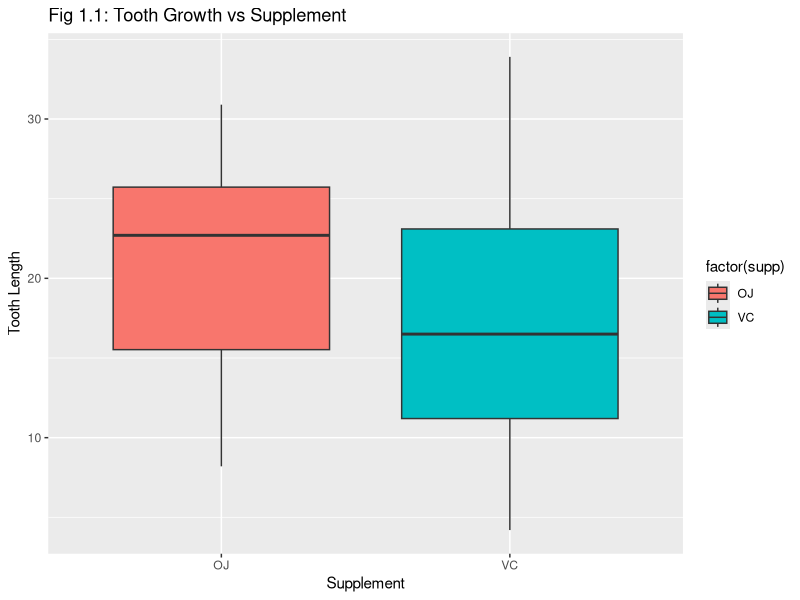
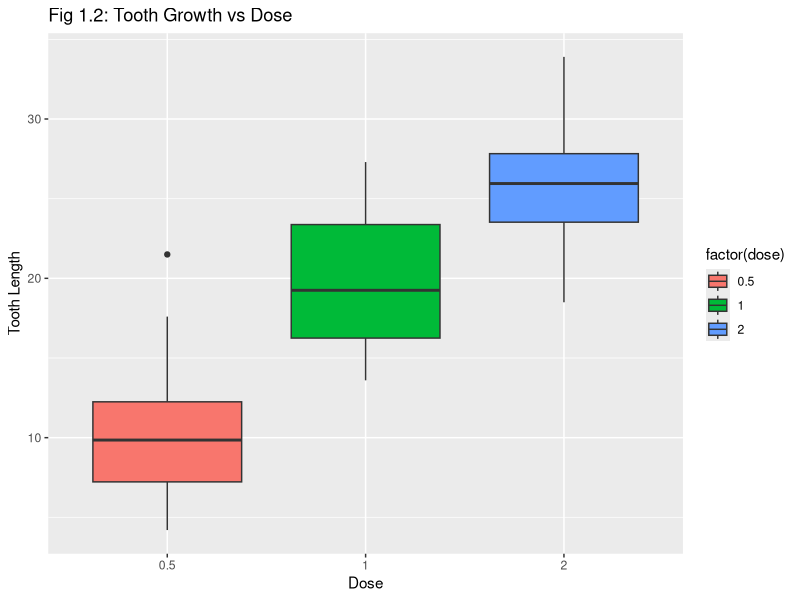
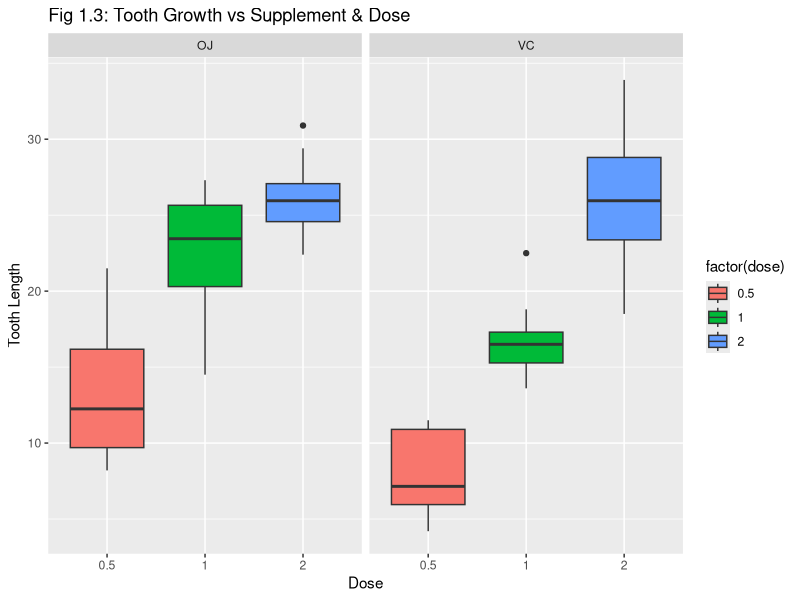

The R script that drew these images, in order:
## ---- chunk 1
    suppressWarnings(library(plyr));
    suppressWarnings(library(ggplot2));
## ---- chunk 2
    library(datasets);

#   The Effect of Dose on Tooth Growth
    g1 <- ggplot(ToothGrowth, aes(x=factor(supp), y=len, fill=factor(supp)))
    g1 <- g1 + geom_boxplot() 
    g1 <- g1 + ggtitle("Fig 1.1: Tooth Growth vs Supplement") + labs(x="Supplement", 
        y="Tooth Length")
    g1
## ---- chunk 3
#   The Effect of Dose on Tooth Growth
    g2 <- ggplot(ToothGrowth, aes(x=factor(dose), y=len, fill=factor(dose)))
    g2 <- g2 + geom_boxplot() 
    g2 <- g2 + ggtitle("Fig 1.2: Tooth Growth vs Dose") + labs(x="Dose", y="Tooth Length")
    g2
## ---- chunk 4
#   The Combined Effects of Supplement & Dose on Tooth Growth
    g3 <- ggplot(ToothGrowth, aes(x=factor(dose), y=len, fill=factor(dose)))
    g3 <- g3 + geom_boxplot() + facet_grid(.~supp) 
    g3 <- g3 + ggtitle("Fig 1.3: Tooth Growth vs Supplement & Dose") + labs(x="Dose", 
        y="Tooth Length")
    g3
## ---- chunk 5
    dim(ToothGrowth);
    head(ToothGrowth, n=5);
    summary(ToothGrowth);
## ---- chunk 6
#   The Effect of the Supplement on Tooth Growth
    t.test(ToothGrowth$len[ToothGrowth$supp=="OJ"], ToothGrowth$len[ToothGrowth$supp=="VC"],
           con.levle=0.95, paired=F);
## ---- chunk 7
    t.test(ToothGrowth$len[ToothGrowth$dose==1.0], ToothGrowth$len[ToothGrowth$dose==0.5],
           con.levle=0.95, paired=F);
## ---- chunk 8
    t.test(ToothGrowth$len[ToothGrowth$dose==2.0], ToothGrowth$len[ToothGrowth$dose==0.5],
           con.levle=0.95, paired=F);
## ---- chunk 9
    t.test(ToothGrowth$len[ToothGrowth$dose==2.0], ToothGrowth$len[ToothGrowth$dose==1.0],
           con.levle=0.95, paired=F);
## ---- chunk 10
    t.test(ToothGrowth$len[ToothGrowth$supp=="OJ" & ToothGrowth$dose==0.5], 
        ToothGrowth$len[ToothGrowth$supp=="VC" & ToothGrowth$dose==0.5], 
        con.levle=0.95, paired=F);
## ---- chunk 11
    t.test(ToothGrowth$len[ToothGrowth$supp=="OJ" & ToothGrowth$dose==1.0], 
        ToothGrowth$len[ToothGrowth$supp=="VC" & ToothGrowth$dose==1.0], 
        con.levle=0.95, paired=F);
## ---- chunk 12
    t.test(ToothGrowth$len[ToothGrowth$supp=="OJ" & ToothGrowth$dose==2.0], 
        ToothGrowth$len[ToothGrowth$supp=="VC" & ToothGrowth$dose==2.0], 
        con.levle=0.95, paired=F);
